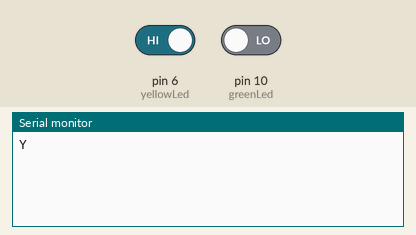
Simulated run of this sketch. Board: Arduino Uno, built with avr-gcc and run on an emulated ATmega328P. Parts: the last lines printed to the serial monitor. Inputs (shaded band) come from the test bench; at power-on: pin 6 (yellowLed) HIGH, pin 10 (greenLed) LOW.

Above: at 1.2 s.
1.3 s: pin 6 (yellowLed) driven LOW
At 2.0 s:
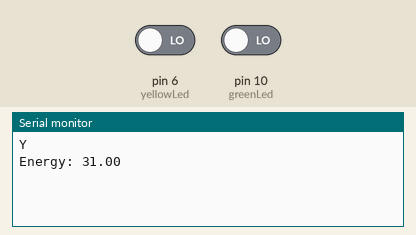
2.8 s: pin 10 (greenLed) driven HIGH
At 3.2 s:
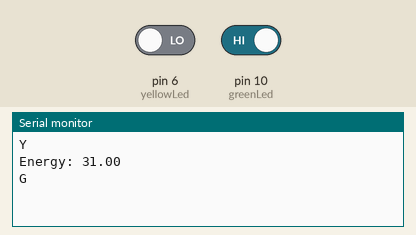
4.3 s: pin 10 (greenLed) driven LOW
At 5.5 s:
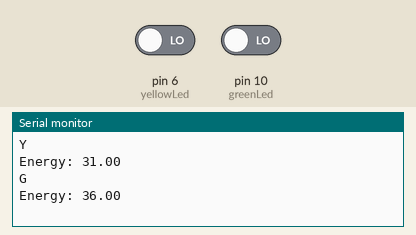

Measured:
- after the input at 1.3 s, the serial monitor: prints a new line at once (image 1)
- after the input at 2.8 s, the serial monitor: prints a new line at once (image 2)
- after the input at 4.3 s, the serial monitor: prints a new line at once (image 3)

The sketch:

EnergyCal.ino
```cpp
#define greenLed  10
#define yellowLed  6

void setup()
{
  pinMode(greenLed, INPUT);
  pinMode(yellowLed, INPUT);
  Serial.begin(9600);
}

float energyCal()
{

}

void loop()
{
  unsigned long currenttime1, currenttime2,delaytime;
  float Energy;
  if ((digitalRead(greenLed)==HIGH)&&(digitalRead(yellowLed)==LOW))
  {
    Serial.println('G');
    currenttime1 = millis();
    while (1)
    {
      if (digitalRead(greenLed) == LOW)
      {
        currenttime2 = millis();
        delaytime = currenttime2 - currenttime1;
        Energy = 24*delaytime/1000;          //the unit of Energy is mw.
        Serial.print("Energy: ");
        Serial.println(Energy);
        break;
      }
    }
  }
  else if ((digitalRead(greenLed)==LOW)&&(digitalRead(yellowLed)==HIGH))
  {
    Serial.println('Y');
    currenttime1 = millis();
    while (1)
    {
      if (digitalRead(yellowLed) == LOW)
      {
        currenttime2 = millis();
        delaytime = currenttime2 - currenttime1;
        Energy = 24*delaytime/1000;          //the unit of Energy is mw.
        Serial.print("Energy: ");
        Serial.println(Energy);
        break;
      }
    }
  }
  else if ((digitalRead(greenLed)==HIGH)&&(digitalRead(yellowLed)==HIGH))
  {
    Serial.println("YG");
    currenttime1 = millis();
    while (1)
    {
      if ((digitalRead(greenLed)==LOW)&&(digitalRead(yellowLed)==LOW))
      {
        currenttime2 = millis();
        delaytime = currenttime2 - currenttime1;
        Energy = 2*24*delaytime/1000;          //the unit of Energy is mw.
        Serial.print("Energy: ");
        Serial.println(Energy);
        break;
      }
    }
  }
}
```
